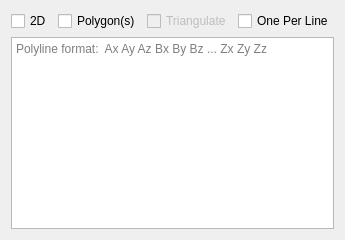
      <widget class="QWidget" name="lineTab">
       <attribute name="title">
        <string>Polyline</string>
       </attribute>
       <layout class="QVBoxLayout" name="verticalLayout_6">
        <item>
         <layout class="QHBoxLayout" name="horizontalLayout_23">
          <item>
           <widget class="QCheckBox" name="dim2_polylines_checkBox">
            <property name="text">
             <string>2D</string>
            </property>
           </widget>
          </item>
          <item>
           <widget class="QCheckBox" name="polygon_checkBox">
            <property name="text">
             <string>Polygon(s)</string>
            </property>
           </widget>
          </item>
          <item>
           <widget class="QCheckBox" name="fill_checkBox">
            <property name="enabled">
             <bool>false</bool>
            </property>
            <property name="text">
             <string>Triangulate</string>
            </property>
           </widget>
          </item>
          <item>
           <widget class="QCheckBox" name="oneperline_checkBox">
            <property name="text">
             <string>One Per Line</string>
            </property>
           </widget>
          </item>
         </layout>
        </item>
        <item>
         <widget class="QTextEdit" name="line_textEdit">
          <property name="sizePolicy">
           <sizepolicy hsizetype="MinimumExpanding" vsizetype="MinimumExpanding">
            <horstretch>0</horstretch>
            <verstretch>0</verstretch>
           </sizepolicy>
          </property>
          <property name="html">
           <string>&lt;!DOCTYPE HTML PUBLIC &quot;-//W3C//DTD HTML 4.0//EN&quot; &quot;http://www.w3.org/TR/REC-html40/strict.dtd&quot;&gt;
&lt;html&gt;&lt;head&gt;&lt;meta name=&quot;qrichtext&quot; content=&quot;1&quot; /&gt;&lt;meta charset=&quot;utf-8&quot; /&gt;&lt;style type=&quot;text/css&quot;&gt;
p, li { white-space: pre-wrap; }
hr { height: 1px; border-width: 0; }
li.unchecked::marker { content: &quot;\2610&quot;; }
li.checked::marker { content: &quot;\2612&quot;; }
&lt;/style&gt;&lt;/head&gt;&lt;body style=&quot; font-family:'Adwaita Sans'; font-size:11pt; font-weight:400; font-style:normal;&quot;&gt;
&lt;p style=&quot;-qt-paragraph-type:empty; margin-top:0px; margin-bottom:0px; margin-left:0px; margin-right:0px; -qt-block-indent:0; text-indent:0px; font-family:'Sans Serif'; font-size:10pt;&quot;&gt;&lt;br /&gt;&lt;/p&gt;&lt;/body&gt;&lt;/html&gt;</string>
          </property>
          <property name="overwriteMode">
           <bool>false</bool>
          </property>
          <property name="placeholderText">
           <string notr="true">Polyline format:  Ax Ay Az Bx By Bz ... Zx Zy Zz </string>
          </property>
         </widget>
        </item>
       </layout>
      </widget>
